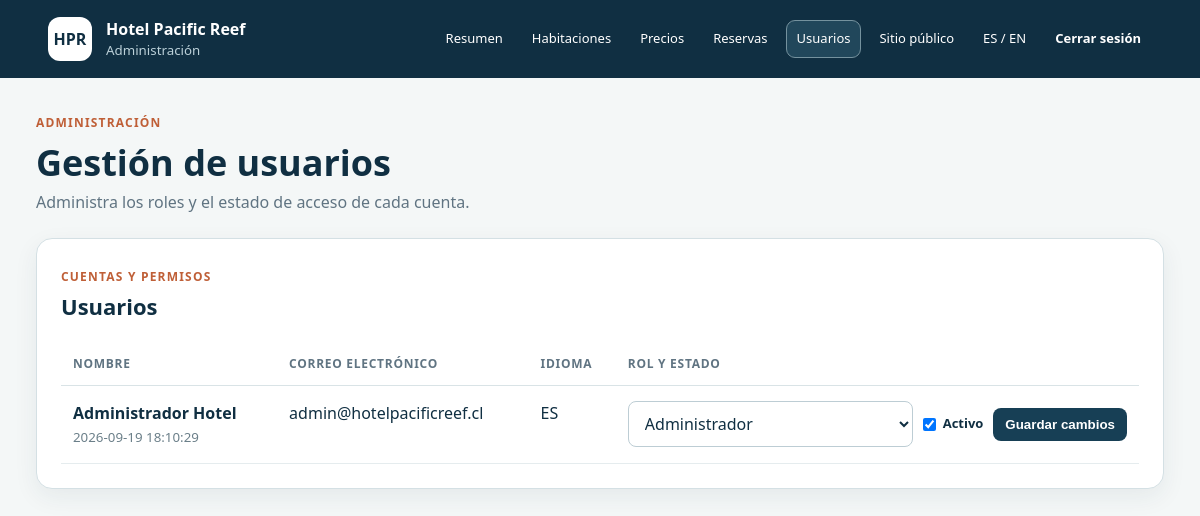
The page /admin/users.php (signed in) on the database its author committed.
### tables this page shows
CREATE TABLE users (
    id BIGINT UNSIGNED AUTO_INCREMENT PRIMARY KEY,
    full_name VARCHAR(120) NOT NULL,
    email VARCHAR(190) NOT NULL UNIQUE,
    password_hash VARCHAR(255) NOT NULL,
    role ENUM('client', 'worker', 'administrator') NOT NULL DEFAULT 'client',
    preferred_language ENUM('es', 'en') NOT NULL DEFAULT 'es',
    is_active BOOLEAN NOT NULL DEFAULT TRUE,
    created_at TIMESTAMP NOT NULL DEFAULT CURRENT_TIMESTAMP,
    updated_at TIMESTAMP NOT NULL DEFAULT CURRENT_TIMESTAMP ON UPDATE CURRENT_TIMESTAMP
);

### src/Support/I18n.php (called while the page is built, shortened)
<?php
final class I18n
{
    public static function language(): string
    {
        return (string) ($_SESSION['language'] ?? 'es');
    }
}

### src/Database/Connection.php (called while the page is built, shortened)
<?php
final class Connection
{
    public static function create(): PDO
    {
        $projectRoot = dirname(__DIR__, 2);
        $configFile = $projectRoot . '/config/database.php';
        $config = require (is_file($configFile)
            ? $configFile
            : $projectRoot . '/config/database.example.php');
        $dsn = sprintf(
            'mysql:host=%s;port=%d;dbname=%s;charset=%s',
            $config['host'],
            $config['port'],
            $config['database'],
            $config['charset']
        );
        return new PDO($dsn, $config['username'], $config['password'], [
            PDO::ATTR_ERRMODE => PDO::ERRMODE_EXCEPTION,
            PDO::ATTR_DEFAULT_FETCH_MODE => PDO::FETCH_ASSOC,
            PDO::ATTR_EMULATE_PREPARES => false,
        ]);
    }
}

### config/database.example.php (called while the page is built, shortened)
<?php
return [
    'host' => getenv('DB_HOST') ?: '127.0.0.1',
    'port' => (int) (getenv('DB_PORT') ?: 3306),
    'database' => getenv('DB_NAME') ?: 'hotel_pacific_reef',
    'username' => getenv('DB_USER') ?: 'root',
    'password' => getenv('DB_PASSWORD') ?: '',
    'charset' => 'utf8mb4',
];

### src/Repositories/UserRepository.php (called while the page is built, shortened)
<?php
final class UserRepository
{
    public function all(): array
    {
        return $this->pdo->query(
            "SELECT id, full_name, email, role, preferred_language, is_active, created_at
             FROM users
             ORDER BY FIELD(role, 'administrator', 'worker', 'client'), full_name"
        )->fetchAll();
    }
}

### public/admin/users.php (the view, shortened to what this page needs)
<?php
require dirname(__DIR__) . '/_bootstrap.php';
require_once dirname(__DIR__, 2) . '/src/Database/Connection.php';
require_once dirname(__DIR__, 2) . '/src/Repositories/UserRepository.php';
$users = [];
$roles = ['client' => 'Cliente', 'worker' => 'Trabajador', 'administrator' => 'Administrador'];
try {
    $repository = new UserRepository(Connection::create());
    $users = $repository->all();
} catch (Throwable $exception) {
    $error = $exception->getMessage();
}
?>
<!DOCTYPE html>
<html lang="<?= I18n::language() ?>">
<head><link rel="stylesheet" href="../assets/css/admin.css"><link rel="stylesheet" href="../assets/css/responsive.css"></head>
<body>
<main>
    <section class="page-heading"><div><p>Administración</p><h1>Gestión de usuarios</h1><span>Administra los roles y el estado de acceso de cada cuenta.</span></div></section>
    <section class="panel table-panel"><div class="panel-heading"><span>Cuentas y permisos</span><h2>Usuarios</h2></div><div class="table-wrap"><table><thead><tr><th>Nombre</th><th>Correo electrónico</th><th>Idioma</th><th>Rol y estado</th></tr></thead><tbody>
    <?php foreach ($users as $user): ?><tr><td><strong><?= escape($user['full_name']) ?></strong><small><?= escape((string) $user['created_at']) ?></small></td><td><?= escape($user['email']) ?></td><td><?= strtoupper(escape($user['preferred_language'])) ?></td><td><form class="user-access-form" method="post"><input type="hidden" name="csrf_token" value="<?= escape(Auth::csrfToken()) ?>"><input type="hidden" name="id" value="<?= (int) $user['id'] ?>"><select name="role" aria-label="Rol de <?= escape($user['full_name']) ?>"><?php foreach ($roles as $value => $label): ?><option value="<?= $value ?>" <?= $user['role'] === $value ? 'selected' : '' ?>><?= $label ?></option><?php endforeach; ?></select><label class="active-check"><input type="checkbox" name="is_active" value="1" <?= (bool) $user['is_active'] ? 'checked' : '' ?>> Activo</label><button type="submit">Guardar cambios</button></form></td></tr><?php endforeach; ?>
    </tbody></table></div></section>
</main>
</body>
</html>

### public/assets/css/admin.css (style rules this page uses)
:root { font-family:"Segoe UI",Arial,sans-serif;color:#102f42;background:#f4f7f7;line-height:1.5 }
* { box-sizing:border-box }
body { margin:0 }
main { max-width:1500px;margin:auto;padding:36px }
.page-heading { display:flex;justify-content:space-between;align-items:end;margin-bottom:24px }
.page-heading p,.panel-heading span { margin:0;color:#bf5f37;font-weight:800;text-transform:uppercase;letter-spacing:.1em;font-size:12px }
.page-heading h1 { font-size:36px;margin:4px 0 0 }
.panel { background:#fff;border:1px solid #d4e0e4;border-radius:16px;box-shadow:0 8px 24px #17344712;overflow:hidden }
.panel-heading { position:relative;margin-bottom:20px }
.panel-heading h2 { margin:3px 0;font-size:22px }
label { display:block;font-size:13px;font-weight:700;margin:13px 0 }
input,select,textarea { display:block;width:100%;margin-top:6px;padding:10px 12px;border:1px solid #bdcdd4;border-radius:8px;font:inherit;background:#fff;color:#102f42 }
.table-panel { padding:24px }
.table-wrap { overflow:auto }
table { width:100%;border-collapse:collapse }
th { text-align:left;color:#607482;font-size:12px;text-transform:uppercase;letter-spacing:.06em;border-bottom:1px solid #d9e3e6;padding:12px }
td { padding:15px 12px;border-bottom:1px solid #e5ecee;vertical-align:top }
td small { display:block;color:#6b7f89;margin-top:3px }
.page-heading>div>span { color:#607482 }
.user-access-form { display:grid;grid-template-columns:minmax(150px,1fr) auto auto;gap:10px;align-items:center;min-width:430px }
.user-access-form select { margin:0 }
.user-access-form .active-check { display:flex;align-items:center;gap:7px;margin:0;white-space:nowrap }
.user-access-form .active-check input { width:auto;margin:0 }
.user-access-form button { padding:9px 12px;border:0;border-radius:8px;color:#fff;background:#173f55;font-weight:750;cursor:pointer }

### public/assets/css/responsive.css (style rules this page uses)
html, body { max-width: 100%; overflow-x: hidden; }
main, .overview > *, .reservation-layout > *, .admin-layout > *, .dashboard-grid > *, .panel { min-width: 0; }

### rows shown on the page
users: full_name "Administrador Hotel", created_at "2026-09-19 18:10:29", email "admin@hotelpacificreef.cl", preferred_language "ES", role "Administrador", is_active "☑"

### other values the page prints
$label "Resumen"
$label "Habitaciones"
$label "Precios"
$label "Reservas"
$label "Usuarios"
